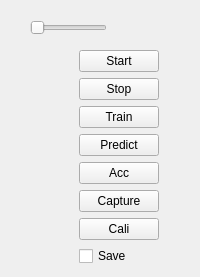
      <widget class="QWidget" name="Amode">
       <attribute name="title">
        <string>PR</string>
       </attribute>
       <layout class="QHBoxLayout" name="horizontalLayout_3">
        <item>
         <layout class="QVBoxLayout" name="wholeLayout" stretch="2,5">
          <item>
           <layout class="QHBoxLayout" name="imageLayout" stretch="3,1">
            <property name="spacing">
             <number>21</number>
            </property>
            <property name="leftMargin">
             <number>10</number>
            </property>
            <property name="rightMargin">
             <number>20</number>
            </property>
            <item>
             <widget class="QWidget" name="imageWidget" native="true">
              <layout class="QHBoxLayout" name="horizontalLayout">
               <item>
                <layout class="QVBoxLayout" name="vertialLayout">
                 <item>
                  <layout class="QHBoxLayout" name="imageIn_2"/>
                 </item>
                 <item>
                  <widget class="QSlider" name="horizontalSlider">
                   <property name="orientation">
                    <enum>Qt::Horizontal</enum>
                   </property>
                  </widget>
                 </item>
                </layout>
               </item>
              </layout>
             </widget>
            </item>
            <item>
             <widget class="QLabel" name="predictGesture">
              <property name="text">
               <string/>
              </property>
             </widget>
            </item>
           </layout>
          </item>
          <item>
           <layout class="QHBoxLayout" name="imageButtonLayout" stretch="8,1">
            <property name="leftMargin">
             <number>20</number>
            </property>
            <property name="rightMargin">
             <number>20</number>
            </property>
            <item>
             <layout class="QGridLayout" name="showLayout">
              <item row="0" column="0">
               <widget class="QCustomPlot" name="customPlot" native="true">
                <property name="sizePolicy">
                 <sizepolicy hsizetype="Expanding" vsizetype="Expanding">
                  <horstretch>0</horstretch>
                  <verstretch>0</verstretch>
                 </sizepolicy>
                </property>
               </widget>
              </item>
              <item row="0" column="1">
               <widget class="QCustomPlot" name="customPlot1" native="true">
                <property name="sizePolicy">
                 <sizepolicy hsizetype="Expanding" vsizetype="Preferred">
                  <horstretch>0</horstretch>
                  <verstretch>0</verstretch>
                 </sizepolicy>
                </property>
               </widget>
              </item>
              <item row="1" column="0">
               <widget class="QCustomPlot" name="customPlot2" native="true">
                <property name="sizePolicy">
                 <sizepolicy hsizetype="Expanding" vsizetype="Expanding">
                  <horstretch>0</horstretch>
                  <verstretch>0</verstretch>
                 </sizepolicy>
                </property>
               </widget>
              </item>
              <item row="1" column="1">
               <widget class="QCustomPlot" name="customPlot3" native="true">
                <property name="sizePolicy">
                 <sizepolicy hsizetype="Expanding" vsizetype="Expanding">
                  <horstretch>0</horstretch>
                  <verstretch>0</verstretch>
                 </sizepolicy>
                </property>
               </widget>
              </item>
             </layout>
            </item>
            <item>
             <layout class="QVBoxLayout" name="buttonLayout" stretch="1,1,1,1,1,0,0,1">
              <property name="leftMargin">
               <number>10</number>
              </property>
              <property name="rightMargin">
               <number>10</number>
              </property>
              <item>
               <widget class="QPushButton" name="start">
                <property name="sizePolicy">
                 <sizepolicy hsizetype="Fixed" vsizetype="Fixed">
                  <horstretch>0</horstretch>
                  <verstretch>0</verstretch>
                 </sizepolicy>
                </property>
                <property name="text">
                 <string>Start</string>
                </property>
               </widget>
              </item>
              <item>
               <widget class="QPushButton" name="stop">
                <property name="sizePolicy">
                 <sizepolicy hsizetype="Fixed" vsizetype="Fixed">
                  <horstretch>0</horstretch>
                  <verstretch>0</verstretch>
                 </sizepolicy>
                </property>
                <property name="text">
                 <string>Stop</string>
                </property>
               </widget>
              </item>
              <item>
               <widget class="QPushButton" name="train">
                <property name="sizePolicy">
                 <sizepolicy hsizetype="Fixed" vsizetype="Fixed">
                  <horstretch>0</horstretch>
                  <verstretch>0</verstretch>
                 </sizepolicy>
                </property>
                <property name="text">
                 <string>Train</string>
                </property>
               </widget>
              </item>
              <item>
               <widget class="QPushButton" name="predict">
                <property name="sizePolicy">
                 <sizepolicy hsizetype="Fixed" vsizetype="Fixed">
                  <horstretch>0</horstretch>
                  <verstretch>0</verstretch>
                 </sizepolicy>
                </property>
                <property name="text">
                 <string>Predict</string>
                </property>
               </widget>
              </item>
              <item>
               <widget class="QPushButton" name="accuracy">
                <property name="sizePolicy">
                 <sizepolicy hsizetype="Fixed" vsizetype="Fixed">
                  <horstretch>0</horstretch>
                  <verstretch>0</verstretch>
                 </sizepolicy>
                </property>
                <property name="text">
                 <string>Acc</string>
                </property>
               </widget>
              </item>
              <item>
               <widget class="QPushButton" name="capture">
                <property name="sizePolicy">
                 <sizepolicy hsizetype="Fixed" vsizetype="Fixed">
                  <horstretch>0</horstretch>
                  <verstretch>0</verstretch>
                 </sizepolicy>
                </property>
                <property name="text">
                 <string>Capture</string>
                </property>
               </widget>
              </item>
              <item>
               <widget class="QPushButton" name="calibration">
                <property name="sizePolicy">
                 <sizepolicy hsizetype="Fixed" vsizetype="Fixed">
                  <horstretch>0</horstretch>
                  <verstretch>0</verstretch>
                 </sizepolicy>
                </property>
                <property name="text">
                 <string>Cali</string>
                </property>
               </widget>
              </item>
              <item>
               <widget class="QCheckBox" name="save">
                <property name="enabled">
                 <bool>true</bool>
                </property>
                <property name="sizePolicy">
                 <sizepolicy hsizetype="Maximum" vsizetype="Fixed">
                  <horstretch>0</horstretch>
                  <verstretch>0</verstretch>
                 </sizepolicy>
                </property>
                <property name="contextMenuPolicy">
                 <enum>Qt::DefaultContextMenu</enum>
                </property>
                <property name="acceptDrops">
                 <bool>false</bool>
                </property>
                <property name="text">
                 <string>Save</string>
                </property>
                <property name="checkable">
                 <bool>true</bool>
                </property>
                <property name="checked">
                 <bool>false</bool>
                </property>
               </widget>
              </item>
             </layout>
            </item>
           </layout>
          </item>
         </layout>
        </item>
       </layout>
      </widget>
